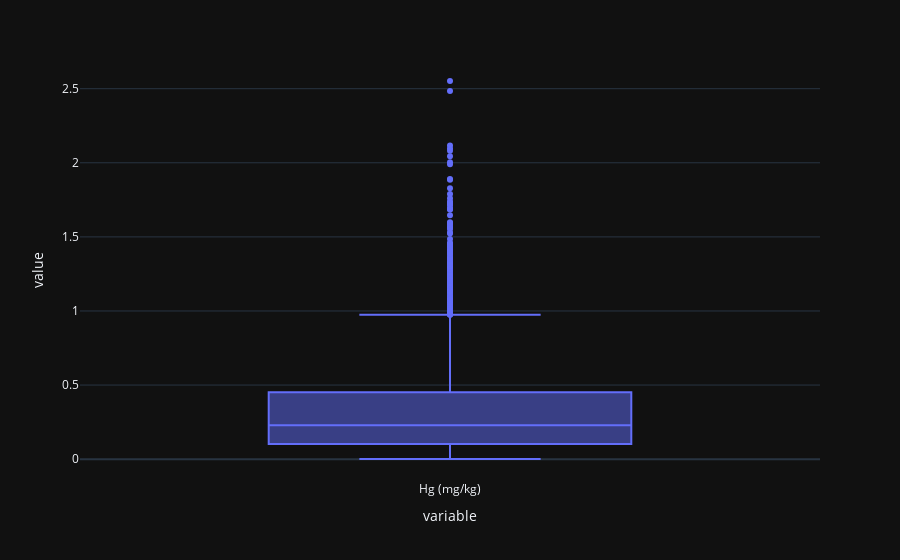

Source (notebook cell):
### Code cell
# Checking to see the distribution of values in Hg (mg/kg)
hg_box = px.box(df['Hg (mg/kg)'])
hg_box.show()

### Figure 1 — Plotly figure (JSON) as saved in the notebook; plotly's stock layout.template omitted (floating-point values rounded to 4 significant figures; data arrays with more than 128 entries replaced by an {"elided": "..."} marker saying what was removed)
{"data": [{"alignmentgroup": "True", "hovertemplate": "variable=%{x}<br>value=%{y}<extra></extra>", "legendgroup": "", "marker": {"color": "#636efa"}, "name": "", "notched": false, "offsetgroup": "", "orientation": "v", "showlegend": false, "x": {"elided": "6367 str values"}, "x0": " ", "xaxis": "x", "y": {"elided": "6367 float values"}, "y0": " ", "yaxis": "y", "type": "box"}], "layout": {"xaxis": {"anchor": "y", "domain": [0.0, 1.0], "title": {"text": "variable"}}, "yaxis": {"anchor": "x", "domain": [0.0, 1.0], "title": {"text": "value"}}, "legend": {"tracegroupgap": 0}, "margin": {"t": 60}, "boxmode": "group"}}
